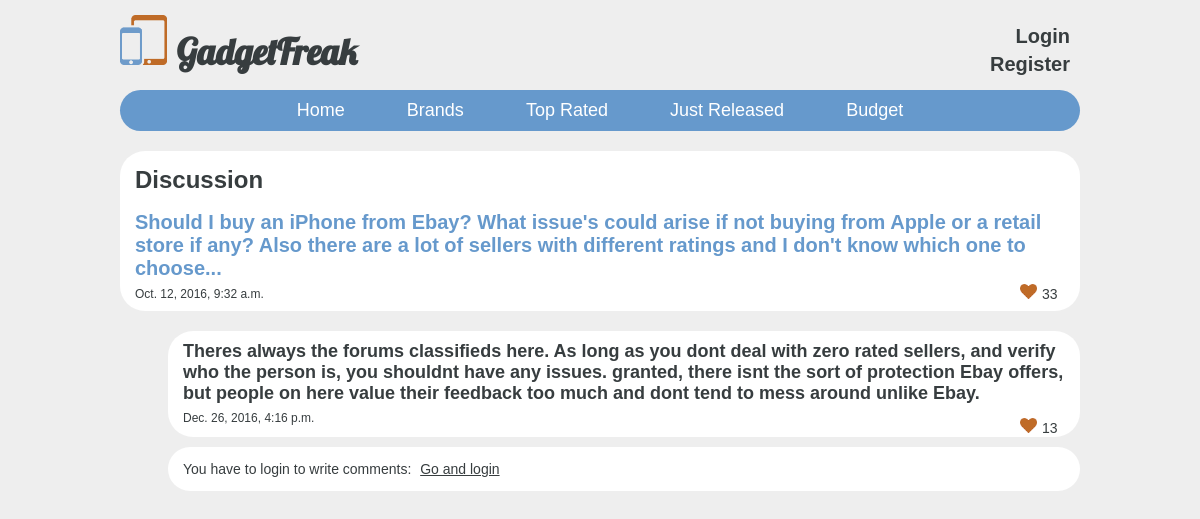
Page /forum/1 on the earlier database version.
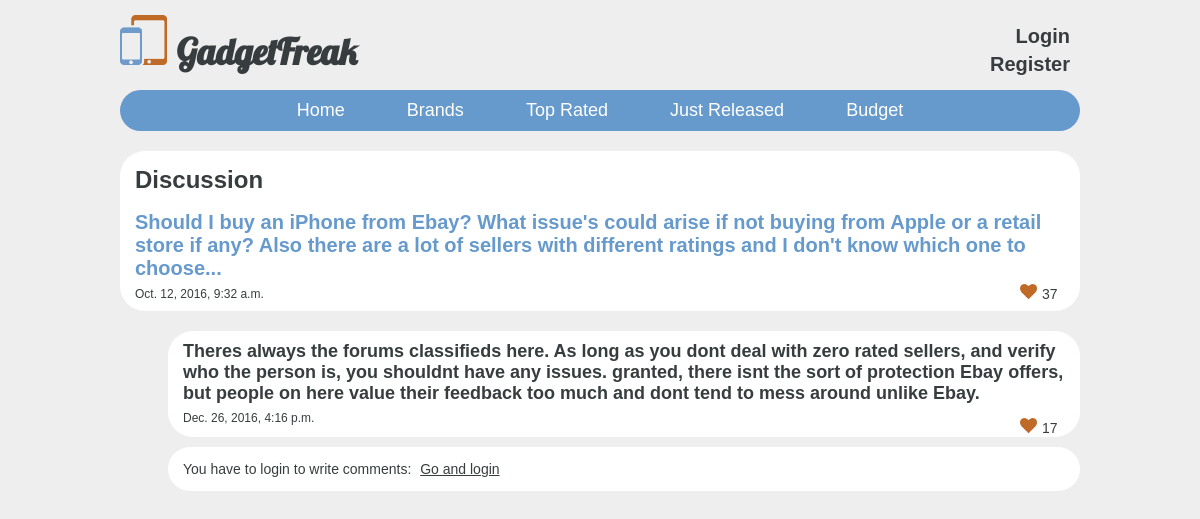
Same page on the later database version.
### forum/models.py (models this page shows, shortened)
class Topic(models.Model):
    device = models.ForeignKey(Device, on_delete=models.SET_NULL, blank=True, null=True, default=None)
    body = models.CharField(max_length=1000)
    date = models.DateTimeField(default=datetime.now)
    author = models.ForeignKey(User, on_delete=models.SET_NULL, null=True)
    hearts = models.IntegerField(default=0)

class Comment(models.Model):
    topic = models.ForeignKey(Topic, on_delete=models.CASCADE)
    body = models.CharField(max_length=1000)
    date = models.DateTimeField(default=datetime.now)
    author = models.ForeignKey(User, on_delete=models.SET_NULL, null=True)
    hearts = models.IntegerField(default=0)

### forum/views.py (the view, shortened to what this page needs)
# urls.py: url(r'^(?P<topic_id>[0-9]+)$', views.topic, name='topic'),
def topic(request, topic_id):
    form_class = CommentPostForm
    template_name = 'forum/forum.html'
    curr_topic = Topic.objects.get(id=topic_id)
    context = {
        "topic": curr_topic,
        "comments": Topic.objects.get(id=topic_id).comment_set.all(),
    }
    if request.method == 'GET':
        return render(request, template_name, context)

### forum/templates/forum/forum.html (shortened to what this page needs)
{% extends 'home/base.html' %}
{% load staticfiles %}
{% block body %}
    <div id="discussion" class="full_menu">
        <div class="menu_title_divided">
            <h2 id="discussion_h">Discussion</h2>
        </div>
        <div>
            <div class="topic_info_forum">
                <h3 class="topic_head_forum">{{ topic.body }}</h3>
                <time class="topic_date_forum">{{ topic.date }}</time>
                <div class="like_section">
                    {% if user.is_authenticated %}
                        <a href="{% url 'topic_heart' topic.id %}"><img src="{% static 'images/heart.png' %}" alt="Heart" class="heart_icon"></a>
                    {% else %}
                        <img src="{% static 'images/heart.png' %}" alt="Heart" class="heart_icon">
                    {% endif %}
                    <p class="like_count">{{ topic.hearts }}</p>
                </div>
            </div>
        </div>
    </div>
    <div>
    {% for comment in comments %}
        <div class="answer">
            <div class="topic_info_forum">
                <h3 class="topic_answer_forum">{{ comment.body }}</h3>
                <time class="topic_date_forum">{{ comment.date }}</time>
                <div class="like_section">
                    {% if user.is_authenticated %}
                        <a href="{% url 'comment_heart' comment.id %}"><img src="{% static 'images/heart.png' %}" alt="Heart" class="heart_icon"></a>
                    {% else %}
                        <img src="{% static 'images/heart.png' %}" alt="Heart" class="heart_icon">
                    {% endif %}
                    <p class="like_count">{{ comment.hearts }}</p>
                </div>
            </div>
        </div>
    {% endfor %}
    <div class="answer">
        {% if user.is_authenticated %}
            <form id="reply_form" class="form" action="" method="post" enctype="multipart/form-data" autocomplete="on">
                {% csrf_token %}
                <textarea class="topic_answer_textarea" name="body" placeholder="Write a comment..."></textarea>
                <Button type="submit">Post</Button>
            </form>
        {% else %}
            <p id="login_comment">
				You have to login to write comments:
				<a id="login_comment_link" href="/user/login/redirect{{ request.path }}">Go and login</a>
			</p>
        {% endif %}
    </div>
{% endblock %}

Differences in the rows shown:
changed Topic: hearts "33" → "37"
changed Comment: hearts "13" → "17"
